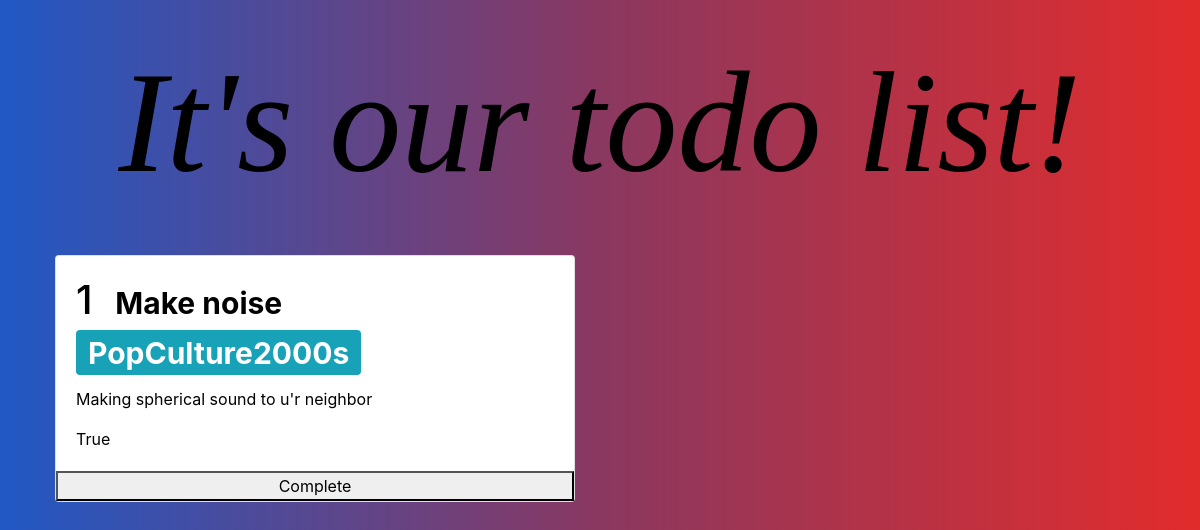
The app's page /todos/1 with its own data.
### todos/models.py (models this page shows)
class Todo(models.Model):
    name = models.CharField(max_length=128)
    description = models.CharField(max_length=255)
    user = models.ForeignKey(User, on_delete=models.CASCADE)
    completed = models.BooleanField(default=False)

### todos/views/todos.py (the view)
def get_todo(request, todo_id):
    try:
        todo_object = Todo.objects.get(id=todo_id)
    except Exception:
        return JsonResponse({'status': 404, 'errors': 'Todo not found.'})
    return render(request, 'todos.html', {'todos': [todo_object]})

### todos/templates/todos.html
{% extends "base.html" %}
{% block content %}
    {% for todo in todos %}
        {% include "includes/todo.html" %}
    {% endfor %}
{% endblock %}

### todos/templates/includes/todo.html
<div class="col-sm-6">
    <div class="card post-card todo-style">
        <div class="card-body">
            <h1 class="card-title">{{todo.id}}
                <span class="badge text-bg-info" data-post-id="{{todo.name}}">{{todo.name}}</span>
                <span class="badge badge-info">{{todo.user}}</span>
            </h1>
            <p class="card-text">{{todo.description}}</p>
            <p class="card-text">{{todo.completed}}</p>
        </div>
         <button data-id="{{todo.id}}">Complete</button>
    </div>
</div>

### todos/static/css/styles.css (style rules this page uses)
.todo-style { color: black; margin: 10px }
.body-style { background: -webkit-linear-gradient(90deg, #2158c4,#8a3860,#e22c2c); background: linear-gradient(90deg, #2158c4,#8a3860,#e22c2c); }

### records on screen
Todo: id "1", name "Make noise", user "PopCulture2000s", description "Making spherical sound to u'r neighbor", completed "True"
